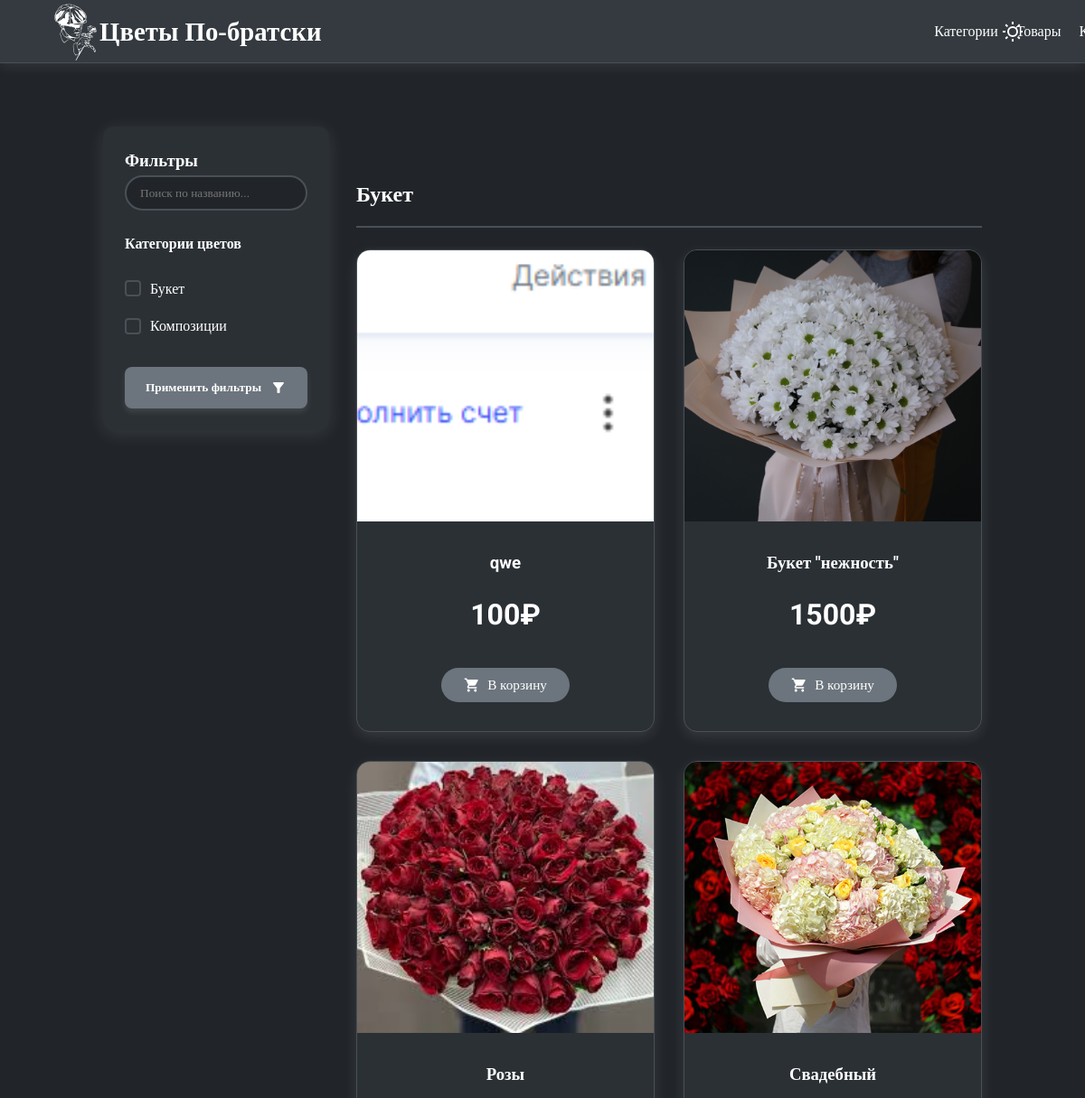
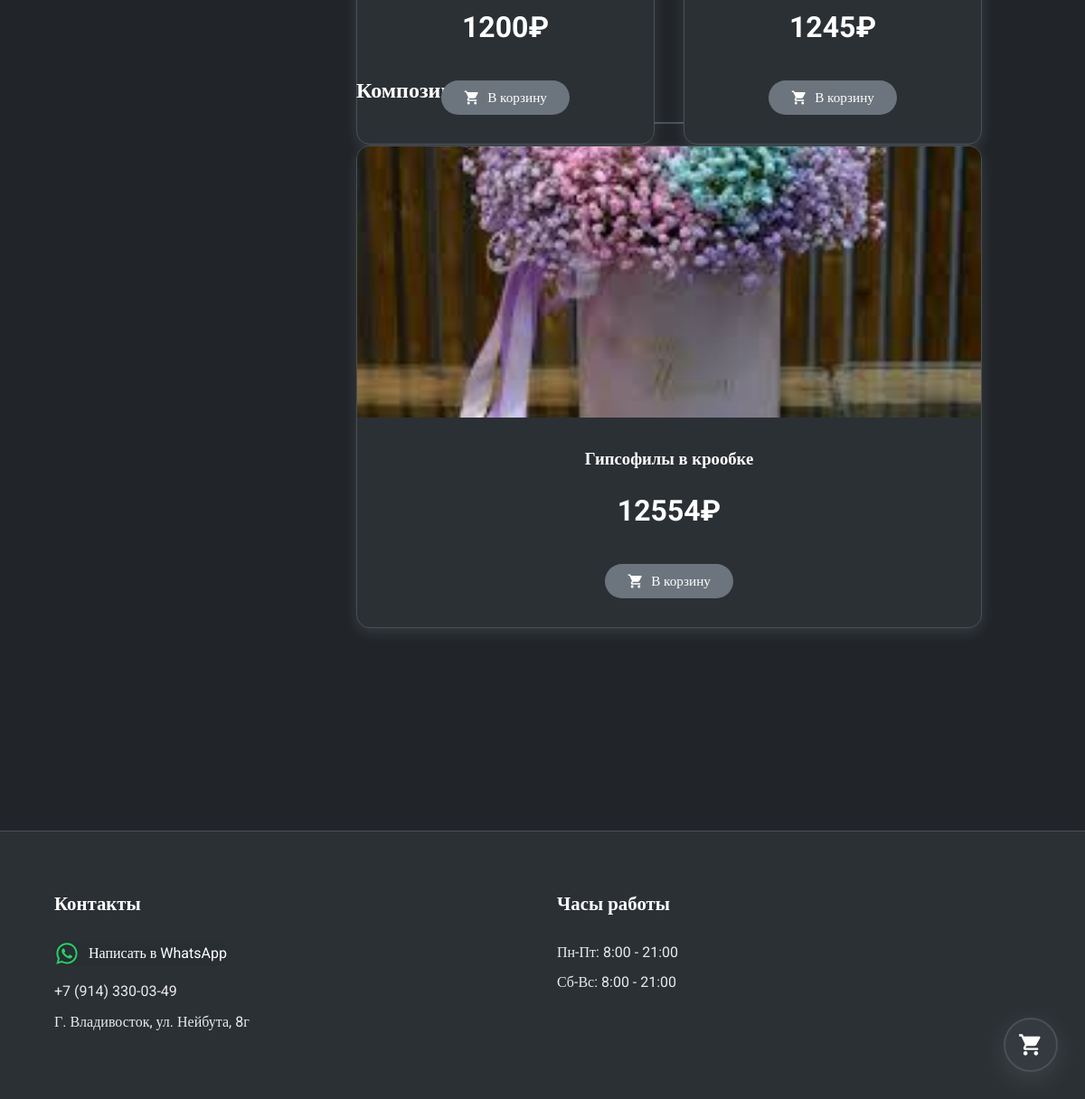
Page /products on the committed database (2 pictures, top to bottom).
### main/models.py (models this page shows, shortened)
class Category(models.Model):
    name = models.CharField(max_length=150, verbose_name="Название категории")
    slug = models.SlugField(
        max_length=150, verbose_name="Ссылка для категории (заполняется автоматически)"
    )
    class Meta:
        ordering = [
            "name",
        ]
        indexes = [models.Index(fields=["name"])]
        verbose_name = "категория"
        verbose_name_plural = "категории"

class Product(models.Model):
    category = models.ForeignKey(
        Category,
        related_name="products",
        on_delete=models.CASCADE,
        verbose_name="категория",
    )
    name = models.CharField(max_length=150, verbose_name="название товара")
    slug = models.SlugField(
        max_length=150,
        unique=True,
        verbose_name="Ссылка на товар (заполняется автоматически)",
    )
    image = models.ImageField(
        upload_to="products/%Y/%m/%d", blank=True, verbose_name="Изображение"
    )
    description = RichTextField(
        blank=True, verbose_name="Описание букета (не обязательно)"
    )
    price = models.DecimalField(
        max_digits=10, decimal_places=0, verbose_name="стоимость"
    )
    available = models.BooleanField(default=True, verbose_name="доступно ли")
    created = models.DateTimeField(auto_now_add=True, verbose_name="Дата создания")
    updated = models.DateTimeField(auto_now=True, verbose_name="Дата обновления")
    discount = models.DecimalField(
        default=0, max_digits=4, decimal_places=0, verbose_name="скидка в процентах"
    )
    quantity = models.IntegerField(blank=False, verbose_name="количество", default=1)
    purchased = models.IntegerField(
        blank=True, verbose_name="количество продаж", default=0
    )
    class Meta:
        ordering = [
            "name",
        ]
        indexes = [
            models.Index(fields=["id", "slug"]),
            models.Index(fields=["name"]),
            models.Index(fields=["-created"]),
        ]
        verbose_name = "товар"
        verbose_name_plural = "товары"
    def sell_price(self):
        if self.discount:
            return round(self.price - self.price * self.discount / 100, 0)
        return self.price

### main/views.py (the view)
# urls.py: path("products", views.product_list, name="product_list"),
def product_list(request, category_slug=None):
    selected_categories = request.GET.getlist("category")
    search_query = request.GET.get("search", "").strip()
    products = Product.objects.filter(available=True)
    categories = (
        Category.objects.annotate(
            num_products=Count("products")  # Закрываем annotate здесь
        )
        .filter(num_products__gt=0)
        .order_by("name")
    )
    filtered_products = Product.objects.all()
    if selected_categories:
        filtered_products = filtered_products.filter(
            category__name__in=selected_categories
        )
    if search_query:
        filtered_products = filtered_products.filter(
            Q(name__iregex=search_query) | Q(description__iregex=search_query)
        )
    grouped_products = []
    for category in categories:
        products = filtered_products.filter(category=category)
        if products.exists():
            grouped_products.append((category, products))
    return render(
        request,
        "main/product/list.html",
        {
            "products": products,
            "category": category,
            "categories": categories,
            "slug_url": category_slug,
            "grouped_products": grouped_products,
            "selected_categories": selected_categories,
            "search_query": search_query,
        },
    )

### cart/context_processors.py (called while the page is built)
def cart(request):
    return {"cart": request.session.get(settings.CART_SESSION_ID, {})}

### main/templates/main/product/list.html (shortened to what this page needs)
{% extends 'main/base.html' %}
{% load static %}
{% block content %}
  <section class="products-page">
    <div class="products-container">
      <aside class="products-sidebar">
        <div class="filters-widget">
          <h3>Фильтры</h3>
          <form method="GET" action="{% url 'main:product_list' %}" class="filters-form">
          <div class="search-box">
            <input type="search" name="search" value="{{ search_query }}" placeholder="Поиск по названию..." class="search-input" />
          </div>
          <h4>Категории цветов</h4>
          <div class="category-list">
            {% for category in categories %}
              <label class="category-item">
                <span class="custom-checkbox"></span>
                {{ category.name }}
              </label>
            {% endfor %}
          </div>
          <button class="apply-filters-btn btn-hover" type="submit" >
            Применить фильтры<svg class="filter-icon" viewBox="0 0 24 24">
              <path d="M4.25 5.61C6.27 8.2 10 13 10 13v6c0 .55.45 1 1 1h2c.55 0 1-.45 1-1v-6s3.72-4.8 5.74-7.39c.51-.66.04-1.61-.79-1.61H5.04c-.83 0-1.3.95-.79 1.61z" />
            </svg>
          </button>
          </form>
        </div>
      </aside>
      <main class="products-main">
        {% for category, products in grouped_products %}
          <section class="products-category">
            <h2 class="category-title">{{ category.name }}</h2>
            <div class="products-grid">
              {% for product in products %}
                  <div class="product-card" data-price="50" data-category="wedding">
                    <a href="{% url 'main:product_detail' product.slug %}" style="text-decoration: none; color: var(--text-color)">
                    <div class="product-image" style="background-image: url({{ product.image.url }})"></div>
                    <div class="product-info">
                      <h3>{{ product.name }}</h3>
                      <p class="product-price">{{ product.sell_price }}₽</p>
                      </a>
                     <form action="{% url 'cart:add' product.slug %}" method="post" class="add-to-cart-form">
                <button class="add-to-cart-btn btn-hover" type="submit">
                  В корзину
                </button>
              </form>
                    </div>
                  </div>
              {% endfor %}
          </section>
        {% endfor %}
{% endblock %}

### main/static/css/style.css (style rules this page uses)
* { margin: 0; padding: 0; box-sizing: border-box; font-family: "Roboto"; }
:root { --bg-color: #212529; --text-color: #ffffff; --header-bg: #343a40; --card-bg: #2b3035; --border-color: #495057; --shadow-color: rgba(255, 255, 255, 0.1); }
body { background: var(--bg-color); color: var(--text-color); line-height: 1.6; transition: all 0.5s ease; overflow-x: hidden; }
.products-grid { display: grid; grid-template-columns: repeat(auto-fit, minmax(300px, 1fr)); gap: 2rem; }
.product-card { background: var(--card-bg); border-radius: 15px; overflow: hidden; box-shadow: 0 5px 15px var(--shadow-color); transition: transform 0.3s, box-shadow 0.3s; border: 1px solid var(--border-color); }
.product-image { height: 300px; background-size: cover; background-position: center; }
.product-info { padding: 1.5rem; text-align: center; }
.product-price { font-weight: 700; font-size: 1.3rem; margin: 1rem 0; }
.add-to-cart-btn { display: inline-flex; align-items: center; gap: 8px; padding: 10px 25px; font-size: 0.95rem; font-weight: 500; background: #6c757d; color: white !important; border: none; border-radius: 25px; cursor: pointer; transition: all 0.3s cubic-bezier(0.4, 0, 0.2, 1); position: relative; overflow: hidden; }
.add-to-cart-btn svg { width: 18px; height: 18px; fill: currentColor; transition: transform 0.3s ease; }
.btn-hover { transition: transform 0.3s ease; }
.products-page { padding: 4rem 5%; }
.add-to-cart-btn { display: inline-flex; align-items: center; gap: 8px; padding: 10px 25px; background: #6c757d; color: white; border: none; border-radius: 25px; cursor: pointer; transition: all 0.3s; }
.add-to-cart-btn svg { width: 18px; height: 18px; fill: currentColor; }
.products-container { display: grid; grid-template-columns: 250px 1fr; gap: 30px; padding: 2rem 5%; }
.products-sidebar { position: sticky; top: 100px; height: fit-content; }
.filters-widget { margin-top: 40px; background: var(--card-bg); padding: 1.5rem; border-radius: 12px; box-shadow: 0 4px 20px var(--shadow-color); }
.search-box { margin-bottom: 1.5rem; }
.search-input { width: 100%; padding: 10px 15px; border: 2px solid var(--border-color); border-radius: 25px; background: var(--bg-color); color: var(--text-color); }
.products-category { margin-bottom: 3rem; margin-bottom: 3rem; opacity: 1; max-height: 1000px; transition: all 0.4s ease-in-out; }
.products-category h2 { margin-top: 100px; margin-bottom: 1.5rem; padding-bottom: 1rem; border-bottom: 2px solid var(--border-color); }
.apply-filters-btn { width: 100%; margin-top: 1.5rem; padding: 12px; background: var(--header-bg); display: flex; align-items: center; justify-content: center; gap: 10px; transition: all 0.3s; }
.filter-icon { width: 18px; height: 18px; fill: currentColor; }
.apply-filters-btn { width: 100%; margin-top: 1.5rem; padding: 14px 20px; background: #6c757d; color: white !important; border: none; border-radius: 8px; font-weight: 600; display: flex; align-items: center; justify-content: center; gap: 10px; cursor: pointer; transition: all 0.3s cubic-bezier(0.4, 0, 0.2, 1); box-shadow: 0 4px 6px var(--shadow-color); }
.filter-icon { width: 18px; height: 18px; fill: currentColor; transition: transform 0.3s ease; }
.category-list { margin-top: 1rem; }
.category-item { display: flex; align-items: center; gap: 10px; padding: 8px 0; cursor: pointer; transition: all 0.2s ease; }
.custom-checkbox { width: 18px; height: 18px; border: 2px solid var(--border-color); border-radius: 4px; position: relative; transition: all 0.2s ease; }
.product-info { padding: 2rem; background: var(--card-bg); border-radius: 20px; }
.product-price { font-size: 2rem; color: var(--text-color); margin-bottom: 2rem; }

### rows in the picture
Category: name "Букет"
Category: name "Композиции"
Product: image (picture), name "qwe", sell_price "100"
Product: image (picture), name "Букет \"нежность\"", sell_price "1500"
Product: image (picture), name "Розы", sell_price "1200"
Product: image (picture), name "Свадебный", sell_price "1245"
Product: image (picture), name "Гипсофилы в крообке", sell_price "12554"
